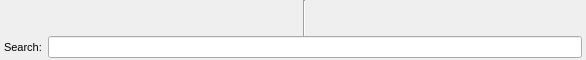
<?xml version="1.0" encoding="UTF-8"?>
<ui version="4.0">
 <class>MenueClass</class>
 <widget class="QWidget" name="MenueClass">
  <property name="geometry">
   <rect>
    <x>0</x>
    <y>0</y>
    <width>586</width>
    <height>60</height>
   </rect>
  </property>
  <property name="sizePolicy">
   <sizepolicy hsizetype="MinimumExpanding" vsizetype="Fixed">
    <horstretch>0</horstretch>
    <verstretch>0</verstretch>
   </sizepolicy>
  </property>
  <property name="minimumSize">
   <size>
    <width>0</width>
    <height>60</height>
   </size>
  </property>
  <property name="maximumSize">
   <size>
    <width>1000</width>
    <height>60</height>
   </size>
  </property>
  <property name="windowTitle">
   <string>WinMusik 3.0</string>
  </property>
  <property name="windowIcon">
   <iconset resource="../../resources.qrc">
    <normaloff>:/logo/resources/icon64.png</normaloff>:/logo/resources/icon64.png</iconset>
  </property>
  <layout class="QVBoxLayout" name="verticalLayout">
   <property name="spacing">
    <number>0</number>
   </property>
   <property name="margin">
    <number>0</number>
   </property>
   <item>
    <layout class="QHBoxLayout" name="horizontalLayout_3">
     <item>
      <widget class="QFrame" name="frame">
       <property name="enabled">
        <bool>true</bool>
       </property>
       <property name="sizePolicy">
        <sizepolicy hsizetype="Preferred" vsizetype="Preferred">
         <horstretch>0</horstretch>
         <verstretch>0</verstretch>
        </sizepolicy>
       </property>
       <property name="styleSheet">
        <string notr="true"/>
       </property>
       <property name="frameShape">
        <enum>QFrame::NoFrame</enum>
       </property>
       <property name="frameShadow">
        <enum>QFrame::Plain</enum>
       </property>
       <property name="lineWidth">
        <number>0</number>
       </property>
       <property name="midLineWidth">
        <number>0</number>
       </property>
       <layout class="QHBoxLayout" name="horizontalLayout">
        <property name="spacing">
         <number>0</number>
        </property>
        <property name="margin">
         <number>0</number>
        </property>
        <item>
         <widget class="WMToolButton" name="toolButton_1">
          <property name="toolTip">
           <string>Music Cassette</string>
          </property>
          <property name="styleSheet">
           <string notr="true"/>
          </property>
          <property name="text">
           <string/>
          </property>
          <property name="icon">
           <iconset resource="../../resources.qrc">
            <normaloff>:/devices25/resources/tr25x25-0001.png</normaloff>:/devices25/resources/tr25x25-0001.png</iconset>
          </property>
          <property name="iconSize">
           <size>
            <width>25</width>
            <height>25</height>
           </size>
          </property>
          <property name="autoRaise">
           <bool>true</bool>
          </property>
         </widget>
        </item>
        <item>
         <widget class="WMToolButton" name="toolButton_2">
          <property name="toolTip">
           <string>Audio CD</string>
          </property>
          <property name="styleSheet">
           <string notr="true"/>
          </property>
          <property name="text">
           <string/>
          </property>
          <property name="icon">
           <iconset resource="../../resources.qrc">
            <normaloff>:/devices25/resources/tr25x25-0002.png</normaloff>:/devices25/resources/tr25x25-0002.png</iconset>
          </property>
          <property name="iconSize">
           <size>
            <width>25</width>
            <height>25</height>
           </size>
          </property>
          <property name="autoRaise">
           <bool>true</bool>
          </property>
         </widget>
        </item>
        <item>
         <widget class="WMToolButton" name="toolButton_3">
          <property name="toolTip">
           <string>Data Storage</string>
          </property>
          <property name="styleSheet">
           <string notr="true"/>
          </property>
          <property name="text">
           <string/>
          </property>
          <property name="icon">
           <iconset resource="../../resources.qrc">
            <normaloff>:/devices25/resources/tr25x25-0003.png</normaloff>:/devices25/resources/tr25x25-0003.png</iconset>
          </property>
          <property name="iconSize">
           <size>
            <width>25</width>
            <height>25</height>
           </size>
          </property>
          <property name="autoRaise">
           <bool>true</bool>
          </property>
         </widget>
        </item>
        <item>
         <widget class="WMToolButton" name="toolButton_4">
          <property name="toolTip">
           <string>Record</string>
          </property>
          <property name="styleSheet">
           <string notr="true"/>
          </property>
          <property name="text">
           <string/>
          </property>
          <property name="icon">
           <iconset resource="../../resources.qrc">
            <normaloff>:/devices25/resources/tr25x25-0004.png</normaloff>:/devices25/resources/tr25x25-0004.png</iconset>
          </property>
          <property name="iconSize">
           <size>
            <width>25</width>
            <height>25</height>
           </size>
          </property>
          <property name="autoRaise">
           <bool>true</bool>
          </property>
         </widget>
        </item>
        <item>
         <widget class="WMToolButton" name="toolButton_5">
          <property name="toolTip">
           <string>VHS-Tape</string>
          </property>
          <property name="styleSheet">
           <string notr="true"/>
          </property>
          <property name="text">
           <string/>
          </property>
          <property name="icon">
           <iconset resource="../../resources.qrc">
            <normaloff>:/devices25/resources/tr25x25-0005.png</normaloff>:/devices25/resources/tr25x25-0005.png</iconset>
          </property>
          <property name="iconSize">
           <size>
            <width>25</width>
            <height>25</height>
           </size>
          </property>
          <property name="autoRaise">
           <bool>true</bool>
          </property>
         </widget>
        </item>
        <item>
         <widget class="WMToolButton" name="toolButton_6">
          <property name="toolTip">
           <string>Other</string>
          </property>
          <property name="styleSheet">
           <string notr="true"/>
          </property>
          <property name="text">
           <string/>
          </property>
          <property name="icon">
           <iconset resource="../../resources.qrc">
            <normaloff>:/devices25/resources/tr25x25-0006.png</normaloff>:/devices25/resources/tr25x25-0006.png</iconset>
          </property>
          <property name="iconSize">
           <size>
            <width>25</width>
            <height>25</height>
           </size>
          </property>
          <property name="autoRaise">
           <bool>true</bool>
          </property>
         </widget>
        </item>
        <item>
         <widget class="WMToolButton" name="toolButton_7">
          <property name="toolTip">
           <string>MP3-CD</string>
          </property>
          <property name="styleSheet">
           <string notr="true"/>
          </property>
          <property name="text">
           <string/>
          </property>
          <property name="icon">
           <iconset resource="../../resources.qrc">
            <normaloff>:/devices25/resources/tr25x25-0007.png</normaloff>:/devices25/resources/tr25x25-0007.png</iconset>
          </property>
          <property name="iconSize">
           <size>
            <width>25</width>
            <height>25</height>
           </size>
          </property>
          <property name="autoRaise">
           <bool>true</bool>
          </property>
         </widget>
        </item>
        <item>
         <widget class="WMToolButton" name="toolButton_8">
          <property name="toolTip">
           <string>Tape</string>
          </property>
          <property name="styleSheet">
           <string notr="true"/>
          </property>
          <property name="text">
           <string/>
          </property>
          <property name="icon">
           <iconset resource="../../resources.qrc">
            <normaloff>:/devices25/resources/tr25x25-0008.png</normaloff>:/devices25/resources/tr25x25-0008.png</iconset>
          </property>
          <property name="iconSize">
           <size>
            <width>25</width>
            <height>25</height>
           </size>
          </property>
          <property name="autoRaise">
           <bool>true</bool>
          </property>
         </widget>
        </item>
        <item>
         <widget class="WMToolButton" name="toolButton_9">
          <property name="toolTip">
           <string>Audio DVD</string>
          </property>
          <property name="autoFillBackground">
           <bool>false</bool>
          </property>
          <property name="styleSheet">
           <string notr="true"/>
          </property>
          <property name="text">
           <string/>
          </property>
          <property name="icon">
           <iconset resource="../../resources.qrc">
            <normaloff>:/devices25/resources/tr25x25-0009.png</normaloff>:/devices25/resources/tr25x25-0009.png</iconset>
          </property>
          <property name="iconSize">
           <size>
            <width>25</width>
            <height>25</height>
           </size>
          </property>
          <property name="autoRaise">
           <bool>true</bool>
          </property>
         </widget>
        </item>
       </layout>
      </widget>
     </item>
     <item>
      <widget class="Line" name="line">
       <property name="orientation">
        <enum>Qt::Vertical</enum>
       </property>
      </widget>
     </item>
     <item>
      <widget class="QFrame" name="frame_2">
       <property name="enabled">
        <bool>true</bool>
       </property>
       <property name="sizePolicy">
        <sizepolicy hsizetype="Preferred" vsizetype="Preferred">
         <horstretch>0</horstretch>
         <verstretch>0</verstretch>
        </sizepolicy>
       </property>
       <property name="styleSheet">
        <string notr="true"/>
       </property>
       <property name="frameShape">
        <enum>QFrame::NoFrame</enum>
       </property>
       <property name="frameShadow">
        <enum>QFrame::Plain</enum>
       </property>
       <property name="lineWidth">
        <number>0</number>
       </property>
       <property name="midLineWidth">
        <number>0</number>
       </property>
       <layout class="QHBoxLayout" name="horizontalLayout_2">
        <property name="spacing">
         <number>0</number>
        </property>
        <property name="margin">
         <number>0</number>
        </property>
        <item>
         <widget class="QToolButton" name="searchButton">
          <property name="toolTip">
           <string>Search</string>
          </property>
          <property name="autoFillBackground">
           <bool>false</bool>
          </property>
          <property name="styleSheet">
           <string notr="true"/>
          </property>
          <property name="text">
           <string/>
          </property>
          <property name="icon">
           <iconset resource="../../resources.qrc">
            <normaloff>:/devices25/resources/tr25x25-0012.png</normaloff>:/devices25/resources/tr25x25-0012.png</iconset>
          </property>
          <property name="iconSize">
           <size>
            <width>25</width>
            <height>25</height>
           </size>
          </property>
          <property name="autoRaise">
           <bool>true</bool>
          </property>
         </widget>
        </item>
        <item>
         <widget class="QToolButton" name="propertiesButton">
          <property name="toolTip">
           <string>Properties</string>
          </property>
          <property name="autoFillBackground">
           <bool>false</bool>
          </property>
          <property name="styleSheet">
           <string notr="true"/>
          </property>
          <property name="text">
           <string/>
          </property>
          <property name="icon">
           <iconset resource="../../resources.qrc">
            <normaloff>:/devices25/resources/tr25x25-0011.png</normaloff>:/devices25/resources/tr25x25-0011.png</iconset>
          </property>
          <property name="iconSize">
           <size>
            <width>25</width>
            <height>25</height>
           </size>
          </property>
          <property name="autoRaise">
           <bool>true</bool>
          </property>
         </widget>
        </item>
        <item>
         <widget class="QToolButton" name="coverButton">
          <property name="toolTip">
           <string>Print Cover</string>
          </property>
          <property name="autoFillBackground">
           <bool>false</bool>
          </property>
          <property name="styleSheet">
           <string notr="true"/>
          </property>
          <property name="text">
           <string/>
          </property>
          <property name="icon">
           <iconset resource="../../resources.qrc">
            <normaloff>:/devices25/resources/tr25x25-0010.png</normaloff>:/devices25/resources/tr25x25-0010.png</iconset>
          </property>
          <property name="iconSize">
           <size>
            <width>25</width>
            <height>25</height>
           </size>
          </property>
          <property name="autoRaise">
           <bool>true</bool>
          </property>
         </widget>
        </item>
        <item>
         <widget class="QToolButton" name="searchlistButton">
          <property name="toolTip">
           <string>Manage Playlists</string>
          </property>
          <property name="autoFillBackground">
           <bool>false</bool>
          </property>
          <property name="styleSheet">
           <string notr="true"/>
          </property>
          <property name="text">
           <string/>
          </property>
          <property name="icon">
           <iconset resource="../../resources.qrc">
            <normaloff>:/devices25/resources/wanted.png</normaloff>:/devices25/resources/wanted.png</iconset>
          </property>
          <property name="iconSize">
           <size>
            <width>25</width>
            <height>25</height>
           </size>
          </property>
          <property name="autoRaise">
           <bool>true</bool>
          </property>
         </widget>
        </item>
        <item>
         <widget class="QToolButton" name="playlistButton">
          <property name="toolTip">
           <string>Manage Playlists</string>
          </property>
          <property name="autoFillBackground">
           <bool>false</bool>
          </property>
          <property name="styleSheet">
           <string notr="true"/>
          </property>
          <property name="text">
           <string/>
          </property>
          <property name="icon">
           <iconset resource="../../resources.qrc">
            <normaloff>:/devices25/resources/tr25x25-0016.png</normaloff>:/devices25/resources/tr25x25-0016.png</iconset>
          </property>
          <property name="iconSize">
           <size>
            <width>25</width>
            <height>25</height>
           </size>
          </property>
          <property name="autoRaise">
           <bool>true</bool>
          </property>
         </widget>
        </item>
        <item>
         <widget class="QToolButton" name="aboutButton">
          <property name="toolTip">
           <string>about WinMusik</string>
          </property>
          <property name="autoFillBackground">
           <bool>false</bool>
          </property>
          <property name="styleSheet">
           <string notr="true"/>
          </property>
          <property name="text">
           <string/>
          </property>
          <property name="icon">
           <iconset resource="../../resources.qrc">
            <normaloff>:/devices25/resources/home.png</normaloff>:/devices25/resources/home.png</iconset>
          </property>
          <property name="iconSize">
           <size>
            <width>25</width>
            <height>25</height>
           </size>
          </property>
          <property name="autoRaise">
           <bool>true</bool>
          </property>
         </widget>
        </item>
        <item>
         <spacer name="horizontalSpacer">
          <property name="orientation">
           <enum>Qt::Horizontal</enum>
          </property>
          <property name="sizeHint" stdset="0">
           <size>
            <width>40</width>
            <height>20</height>
           </size>
          </property>
         </spacer>
        </item>
       </layout>
      </widget>
     </item>
    </layout>
   </item>
   <item>
    <layout class="QHBoxLayout" name="horizontalLayout_4">
     <property name="leftMargin">
      <number>4</number>
     </property>
     <property name="rightMargin">
      <number>4</number>
     </property>
     <property name="bottomMargin">
      <number>2</number>
     </property>
     <item>
      <widget class="QLabel" name="label">
       <property name="font">
        <font>
         <pointsize>8</pointsize>
        </font>
       </property>
       <property name="text">
        <string>Search:</string>
       </property>
      </widget>
     </item>
     <item>
      <widget class="QLineEdit" name="searchEdit">
       <property name="font">
        <font>
         <pointsize>8</pointsize>
        </font>
       </property>
      </widget>
     </item>
    </layout>
   </item>
  </layout>
 </widget>
 <layoutdefault spacing="6" margin="11"/>
 <customwidgets>
  <customwidget>
   <class>WMToolButton</class>
   <extends>QToolButton</extends>
   <header>wmtoolbutton.h</header>
  </customwidget>
 </customwidgets>
 <resources>
  <include location="../../resources.qrc"/>
 </resources>
 <connections/>
</ui>
